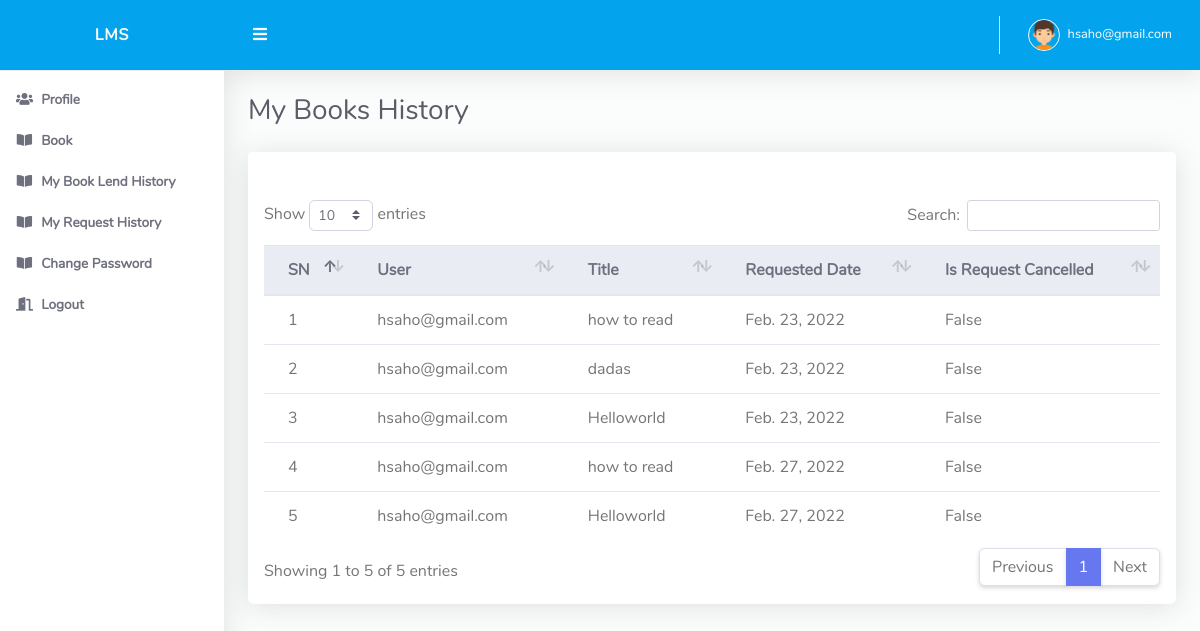
The app's page /userdash/book/request/view (signed in) with its own data.
### accounts/models.py (models this page shows, shortened)
class MyUser(AbstractBaseUser):
    email = models.EmailField(
        verbose_name='email address',
        max_length=255,
        unique=True,
    )
    is_active = models.BooleanField(default=True)
    is_admin = models.BooleanField(default=False)
    is_staff_member = models.BooleanField(default=False)
    last_login = models.DateTimeField(blank=True, null=True, verbose_name="last login")
    is_email_verified = models.BooleanField(default=False)
    is_user_verified = models.BooleanField(default=False)
    objects = MyUserManager()
    USERNAME_FIELD = 'email'
    REQUIRED_FIELDS = []
    class Meta:
        verbose_name = 'User'
        verbose_name_plural = 'Users'
    def __str__(self):
        return self.email

### user_dash/models.py (models this page shows)
class RequestBook(models.Model):
    books = models.ForeignKey(Book, on_delete=models.PROTECT)
    user = models.ForeignKey(MyUser, on_delete=models.PROTECT)
    req_date = models.DateField(auto_now_add=True)
    is_req_cancelled = models.BooleanField(default=False)
    class Meta:
        unique_together = ['books', 'user', 'req_date']

### books/models.py (models this page shows, shortened)
class Book(models.Model):
    author = models.CharField(max_length=100)
    title = models.CharField(max_length=500)
    category = models.ForeignKey(BookCategory, on_delete=models.PROTECT)
    publication_name = models.CharField(max_length=300, blank=True, null=True)
    publication_date = models.DateField()

### user_dash/views.py (the view)
# urls.py: path('book/request/view', views.ViewRequestBook.as_view(), name='request_book_list_view'),
@method_decorator(is_user(), name='dispatch')
class ViewRequestBook(ListView):
    model = RequestBook
    template_name = 'user_dash/my_book_request.html'
    context_object_name = 'books'
    def get_queryset(self):
        return RequestBook.objects.filter(user=self.request.user)

### decorator.py (called while the page is built)
def is_user():
    def decorator(view_function):
        def wrap(request, *args, **kwargs):
            if request.user.is_authenticated:
                if request.user.is_email_verified:
                    if not request.user.is_user_verified:
                        return HttpResponse('please contact your admin verify your account')
                    if Profiles.objects.filter(user__email=request.user).exists():
                        return view_function(request, *args, **kwargs)
                    else:
                        return redirect('user_dash:profile_create')
                else:
                    return redirect('accounts:verify_email')
            else:
                return redirect('accounts:login')
        return wrap
    return decorator

### user_dash/templates/user_dash/my_book_request.html (shortened to what this page needs)
{% extends 'base.html' %}
{% load static %}
{% block body %}
    <div class="d-sm-flex align-items-center justify-content-between mb-4">
        <h1 class="h3 mb-0 text-gray-800">My Books History</h1>
    </div>
    <div class="row">
        <div class="col-lg-12">
            <div class="card mb-4">
                <div class="card-header py-3 d-flex flex-row align-items-center justify-content-between">
                </div>
                <div class="table-responsive p-3">
                    <table class="table align-items-center table-flush table-hover" id="dataTableHover">
                        <thead class="thead-light">
                        <tr>
                            <th>SN</th>
                            <th>User</th>
                            <th>Title</th>
                            <th>Requested Date</th>
                            <th>Is Request Cancelled</th>
                        </tr>
                        </thead>
                        <tbody>
                        {% for book in books %}
                            <tr>
                                <td>{{ forloop.counter }}</td>
                                <td>{{ book.user }}</td>
                                <td>{{ book.books.title }}</td>
                                <td>{{ book.req_date }}</td>
                                <td>{{ book.is_req_cancelled }}</td>
                            </tr>
                        {% endfor %}
                        </tbody>
                    </table>
                </div>
            </div>
        </div>
    </div>
{% endblock %}

### templates/base.html (shortened to what this page needs)
{% load static %}
<!DOCTYPE html>
<html lang="en">
<head>
    <link href="{% static 'dashboard/vendor/fontawesome-free/css/all.min.css' %}" rel="stylesheet" type="text/css">
    <link href="{% static 'dashboard/vendor/bootstrap/css/bootstrap.min.css' %}" rel="stylesheet" type="text/css">
    <link href="{% static 'dashboard/css/style.css' %}" rel="stylesheet">
    <link href="{% static 'dashboard/vendor/datatables/dataTables.bootstrap4.min.css' %}" rel="stylesheet">
</head>
<body id="page-top">
<div id="wrapper">
    <ul class="navbar-nav sidebar sidebar-light accordion" id="accordionSidebar">
        <a class="sidebar-brand d-flex align-items-center justify-content-center" href="/">
            <div class="sidebar-brand-text mx-3">LMS</div>
        </a>
        <hr class="sidebar-divider my-0">
        {% if request.user.is_admin %}
            <li class="nav-item active">
                <a class="nav-link" href="{% url 'admin_dash:home' %}">
                    <i class="fas fa-fw fa-tachometer-alt"></i>
                    <span>Dashboard</span></a>
            </li>
            <hr class="sidebar-divider">
            <li class="nav-item active">
                <a class="nav-link" href="{% url 'admin_dash:user_list_view' %}">
                    <i class="fas fa-fw fa-users"></i>
                    <span>Users</span></a>
            </li>
            <li class="nav-item active">
                <a class="nav-link" href="{% url 'admin_dash:book_list' %}">
                    <i class="fas fa-fw fa-book-reader"></i>
                    <span>Book List</span></a>
            </li>
            <li class="nav-item active">
                <a class="nav-link" href="{% url 'admin_dash:student' %}">
                    <i class="fas fa-fw fa-book-open"></i>
                    <span>Book Lend</span></a>
            </li>
            <li class="nav-item active">
                <a class="nav-link" href="{% url 'admin_dash:book_history' %}">
                    <i class="fas fa-fw fa-book-reader"></i>
                    <span>Book Lend History</span></a>
            </li>
            <li class="nav-item active">
                <a class="nav-link" href="{% url 'admin_dash:request_book_view' %}">
                    <i class="fas fa-fw fa-book-open"></i>
                    <span>Book Request</span></a>
            </li>
            <li class="nav-item active">
                <a class="nav-link" href="{% url 'admin_dash:return_book' %}">
                    <i class="fas fa-fw fa-book-dead"></i>
                    <span>Book Return</span></a>
            </li>
            <li class="nav-item active">
                <a class="nav-link" href="{% url 'accounts:logout' %}">
                    <i class="fas fa-fw fa-door-open"></i>
                    <span>Logout</span></a>
            </li>
        {% else %}
            <li class="nav-item active">
                <a class="nav-link" href="{% url 'user_dash:profile_list_view' %}">
                    <i class="fas fa-fw fa-users"></i>
                    <span>Profile</span></a>
            </li>
            <li class="nav-item active">
                <a class="nav-link" href="{% url 'user_dash:book_list' %}">
                    <i class="fas fa-fw fa-book-open"></i>
                    <span>Book</span></a>
            </li>
            <li class="nav-item active">
                <a class="nav-link" href="{% url 'user_dash:book_list_history' %}">
                    <i class="fas fa-fw fa-book-open"></i>
                    <span>My Book Lend History</span></a>
            </li>
            <li class="nav-item active">
                <a class="nav-link" href="{% url 'user_dash:request_book_list_view' %}">
                    <i class="fas fa-fw fa-book-open"></i>
                    <span>My Request History</span></a>
            </li>
            <li class="nav-item active">
                <a class="nav-link" href="{% url 'accounts:password_change' %}">
                    <i class="fas fa-fw fa-book-open"></i>
                    <span>Change Password</span></a>
            </li>
            <li class="nav-item active">
                <a class="nav-link" href="{% url 'accounts:logout' %}">
                    <i class="fas fa-fw fa-door-open"></i>
                    <span>Logout</span></a>
            </li>
        {% endif %}
    </ul>
    <div id="content-wrapper" class="d-flex flex-column">
        <div id="content">
            <nav class="navbar navbar-expand navbar-light bg-navbar topbar mb-4 static-top">
                <button id="sidebarToggleTop" class="btn btn-link rounded-circle mr-3">
                    <i class="fa fa-bars"></i>
                </button>
                <ul class="navbar-nav ml-auto">
                    <li class="nav-item dropdown no-arrow">
                        <a class="nav-link dropdown-toggle" href="#" id="userDropdown" role="button"
                           data-toggle="dropdown"
                           aria-haspopup="true" aria-expanded="false">
                            <img class="img-profile rounded-circle" src="{% static 'dashboard/img/boy.png' %}"
                                 style="max-width: 60px">
                            <span class="ml-2 d-none d-lg-inline text-white small">{{ request.user }}</span>
                        </a>
                    </li>
                </ul>
            </nav>
            <div class="container-fluid" id="container-wrapper">
                <div class="row">
                    <div class="col-lg-12">
                        {% block body %}{% endblock %}
                    </div>
                </div>
            </div>
        </div>
    </div>
</div>
</body>
</html>

### static/dashboard/css/style.css (style rules this page uses)
html { position: relative; min-height: 100%; font-family: Nunito }
body { height: 100% }
#wrapper { display: -webkit-box; display: -ms-flexbox; display: flex }
#wrapper #content-wrapper { background-color: #fafdfb; width: 100%; overflow-x: hidden }
#wrapper #content-wrapper #content { -webkit-box-flex: 1; -ms-flex: 1 0 auto; flex: 1 0 auto }
.container, .container-fluid, .container-login { padding-left: 1.5rem; padding-right: 1.5rem }
.text-gray-800 { color: #5a5c69 !important }
.dropdown.no-arrow .dropdown-toggle::after { display: none }
.sidebar .nav-item.dropdown .dropdown-toggle::after, .topbar .nav-item.dropdown .dropdown-toggle::after { width: 1rem; text-align: center; float: right; vertical-align: 0; border: 0; font-weight: 900; content: '\f105'; font-family: 'Font Awesome 5 Free' }
.sidebar .nav-item .nav-link, .topbar .nav-item .nav-link { position: relative }
.sidebar .nav-item .nav-link .img-profile, .topbar .nav-item .nav-link .img-profile { height: 2rem; width: 2rem; border: 1px solid #fafafa }
.topbar { height: 4.375rem; z-index: 2; -webkit-box-shadow: 0 .15rem 1.75rem 0 rgba(58, 59, 69, .15) !important; box-shadow: 0 .15rem 1.75rem 0 rgba(58, 59, 69, .15) !important }
.topbar #sidebarToggleTop { height: 2.5rem; width: 2.5rem; -webkit-box-shadow: 0 0 !important; box-shadow: 0 0 !important }
.topbar .nav-item .nav-link { height: 4.375rem; display: -webkit-box; display: -ms-flexbox; display: flex; -webkit-box-align: center; -ms-flex-align: center; align-items: center; padding: 0 .75rem }
.topbar .dropdown { position: static }
@media (min-width: 576px) { .topbar .dropdown { position: relative } }
.topbar.navbar-light .navbar-nav .nav-item .nav-link { color: #fafafa; transition: all .3s ease-in-out; -webkit-transition: all .3s ease-in-out }
.bg-navbar { background-color: #03a4ed }
.sidebar { min-height: 100vh; width: 14rem !important; background-color: #fff !important; -webkit-box-shadow: 0 .15rem 1.75rem 0 rgba(58, 59, 69, .15) !important; box-shadow: 0 .15rem 1.75rem 0 rgba(58, 59, 69, .15) !important; z-index: 0 }
.sidebar .nav-item { position: relative; margin-bottom: -15px }
.sidebar .nav-item:last-child { margin-bottom: 1rem }
.sidebar .nav-item .nav-link { display: block; width: 100%; text-align: left; padding: 1rem; width: 14rem }
.sidebar .nav-item .nav-link i { font-size: .85rem; margin-right: .25rem }
.sidebar .nav-item .nav-link span { font-size: .85rem; display: inline }
.sidebar .nav-item.active .nav-link { font-weight: 800 }
.sidebar .sidebar-brand { height: 4.375rem; text-decoration: none; font-size: 1rem; font-weight: 800; padding: 1.5rem 1rem; text-align: center; letter-spacing: .05rem; z-index: 1 }
.sidebar hr.sidebar-divider { margin: 1rem 0 1rem 0 }
.sidebar .sidebar-brand .sidebar-brand-text { display: inline }
.sidebar-light .sidebar-brand { color: #fafafa; background-color: #03a4ed }
.sidebar-light hr.sidebar-divider { border-top: 1px solid #eaecf4 }
.sidebar-light .nav-item .nav-link { color: #858796 }
.sidebar-light .nav-item .nav-link i { color: #9e9e9e }
.sidebar-light .nav-item.active .nav-link { color: #6e707e }
.sidebar-light .nav-item.active .nav-link i { color: #6e707e }
.table-flush td, .table-flush th { border-right: 0; border-left: 0 }
.table-flush tbody tr:first-child td, .table-flush tbody tr:first-child th { border-top: 0 }
.table-flush tbody tr:last-child td, .table-flush tbody tr:last-child th { border-bottom: 0 }
.card .table { margin-bottom: 0 }
.card .table td, .card .table th { padding-right: 1.5rem; padding-left: 1.5rem }
.card { -webkit-box-shadow: 0 .15rem 1.75rem 0 rgba(58, 59, 69, .15) !important; box-shadow: 0 .15rem 1.75rem 0 rgba(58, 59, 69, .15) !important }

### records on screen
MyUser: user "hsaho@gmail.com"
RequestBook: user "hsaho@gmail.com", books "how to read", req_date "Feb. 23, 2022", is_req_cancelled "False"
RequestBook: user "hsaho@gmail.com", books "dadas", req_date "Feb. 23, 2022", is_req_cancelled "False"
RequestBook: user "hsaho@gmail.com", books "Helloworld", req_date "Feb. 23, 2022", is_req_cancelled "False"
RequestBook: user "hsaho@gmail.com", books "how to read", req_date "Feb. 27, 2022", is_req_cancelled "False"
RequestBook: user "hsaho@gmail.com", books "Helloworld", req_date "Feb. 27, 2022", is_req_cancelled "False"
